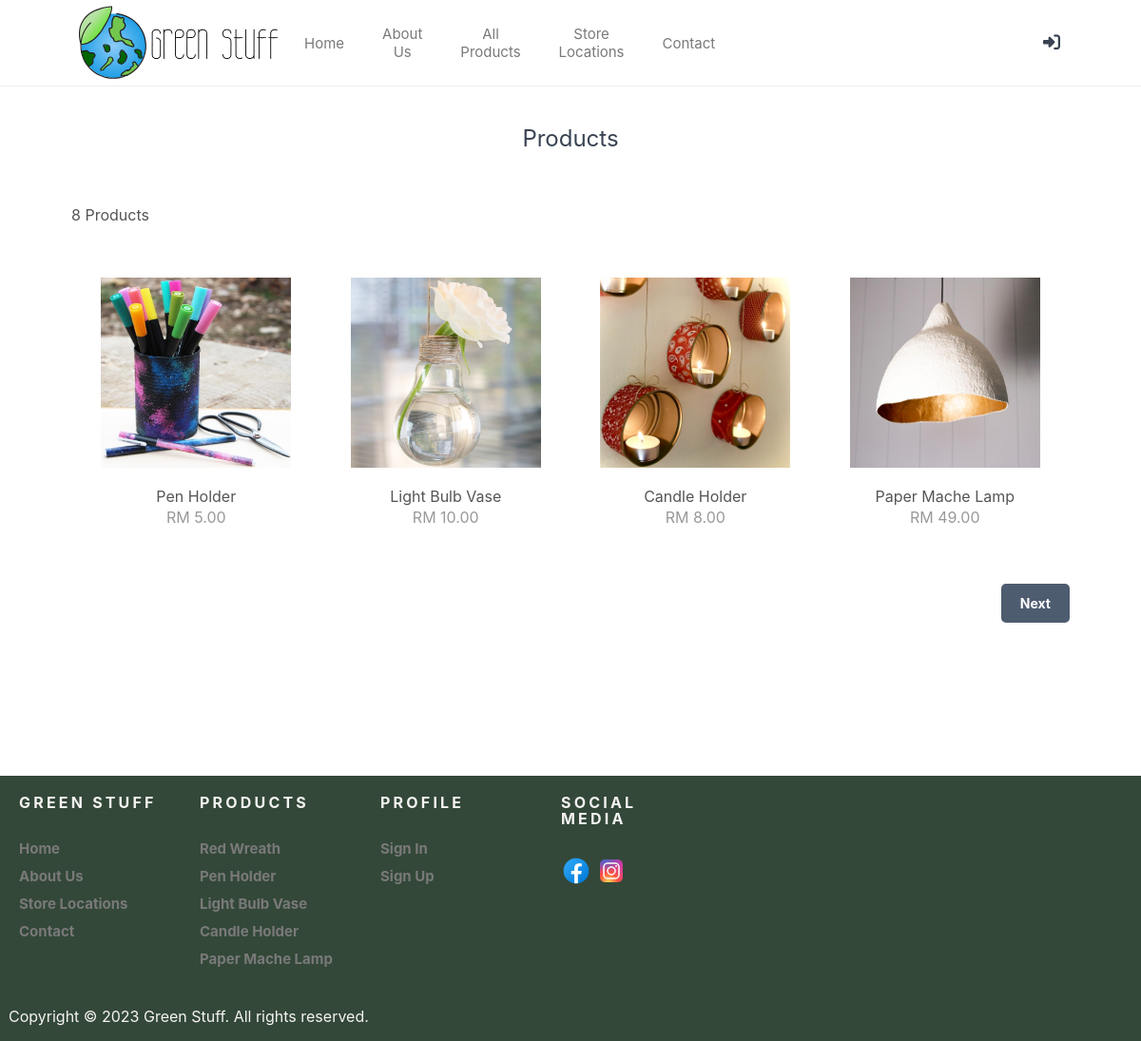
The page /index.php?page=products on the database its author committed.
### tables this page shows
CREATE TABLE `products` (
  `id` int(11) NOT NULL,
  `name` varchar(200) NOT NULL,
  `desc` text NOT NULL,
  `price` decimal(7,2) NOT NULL,
  `rrp` decimal(7,2) NOT NULL DEFAULT 0.00,
  `qty` int(11) NOT NULL,
  `img` text NOT NULL,
  `date_added` datetime NOT NULL DEFAULT current_timestamp()
);

### index.php (called while the page is built, shortened)
<?php
    include 'functions.php';
    $page = isset($_GET['page']) && file_exists($_GET['page'] . '.php') ? $_GET['page'] : 'home';
    include $page . '.php';
?>

### products.php (the view, shortened to what this page needs)
<?php
$num_products_on_each_page = 4;
$current_page = isset($_GET['p']) && is_numeric($_GET['p']) ? (int)$_GET['p'] : 1;
$stmt = $pdo->prepare('SELECT * FROM products ORDER BY date_added DESC LIMIT ?,?');
$stmt->bindValue(1, ($current_page - 1) * $num_products_on_each_page, PDO::PARAM_INT);
$stmt->bindValue(2, $num_products_on_each_page, PDO::PARAM_INT);
$stmt->execute();
$products = $stmt->fetchAll(PDO::FETCH_ASSOC);
$total_products = $pdo->query('SELECT * FROM products')->rowCount();
?>
<?=h_header('Products')?>
<div class="products content-wrapper">
    <h1>Products</h1>
    <p><?=$total_products?> Products</p>
    <div class="products-wrapper">
        <?php foreach ($products as $product): ?>
        <a href="index.php?page=product&id=<?=$product['id']?>" class="product">
            <img src="imgs/<?=$product['img']?>" width="200" height="200" alt="<?=$product['name']?>">
            <span class="name"><?=$product['name']?></span>
            <span class="price">
                RM <?=$product['price']?>
            </span>
        </a>
        <?php endforeach; ?>
    </div>
    <div class="buttons">
        <?php if ($current_page == 1): ?>
        <a href="index.php?page=products&p=<?=$current_page+1?>">Next</a>
        <?php endif; ?>
    </div>
</div>
<?=h_footer()?>

### layoutt.css (style rules this page uses)
* { box-sizing: border-box; font-family: -apple-system, BlinkMacSystemFont, "segoe ui", roboto, oxygen, ubuntu, cantarell, "fira sans", "droid sans", "helvetica neue", Arial, sans-serif; font-size: 16px; -webkit-font-smoothing: anti aliased; -moz-osx-font-smoothing: grayscale; }
html { height: 100%; }
body { position: relative; min-height: 100%; color: #555555; background-color: #FFFFFF; margin: 0; padding-bottom: 100px; }
h1, h2, h3, h4, h5 { color: #394352; }
.content-wrapper { width: 1050px; margin: 0 auto; }
main .recentlyadded .products, main .products .products-wrapper { display: flex; flex-wrap: wrap; align-items: center; justify-content: space-between; padding: 40px 0 0 0; }
main .recentlyadded .products .product, main .products .products-wrapper .product { display: block; overflow: hidden; text-decoration: none; width: 25%; padding-bottom: 60px; }
main .recentlyadded .products .product img, main .products .products-wrapper .product img { transform: scale(1); transition: transform 1s; }
main .recentlyadded .products .product .name, main .products .products-wrapper .product .name { display: block; color: #555555; padding: 20px 0 2px 0; }
main .recentlyadded .products .product .price, main .products .products-wrapper .product .price { display: block; color: #999999; }
main > .products h1 { display: block; font-weight: normal; margin: 0; padding: 40px 0; font-size: 24px; text-align: center; width: 100%; }
main > .products .buttons { text-align: right; padding-bottom: 40px; }
main > .products .buttons a { display: inline-block; text-decoration: none; margin-left: 5px; padding: 12px 20px; border: 0; background: #4e5c70; color: #FFFFFF; font-size: 14px; font-weight: bold; border-radius: 5px; }
a:link, a:visited { color: #79797a; font-size: 15px; font-family:-apple-system, BlinkMacSystemFont, "segoe ui", roboto, oxygen, ubuntu, cantarell, "fira sans", "droid sans", "helvetica neue", Arial, sans-serif; text-align: center; text-decoration: none; }

### rows shown on the page
products: img (picture), name "Pen Holder", price "5.00"
products: img (picture), name "Light Bulb Vase", price "10.00"
products: img (picture), name "Candle Holder", price "8.00"
products: img (picture), name "Paper Mache Lamp", price "49.00"

### other values the page prints
$total_products "8"
